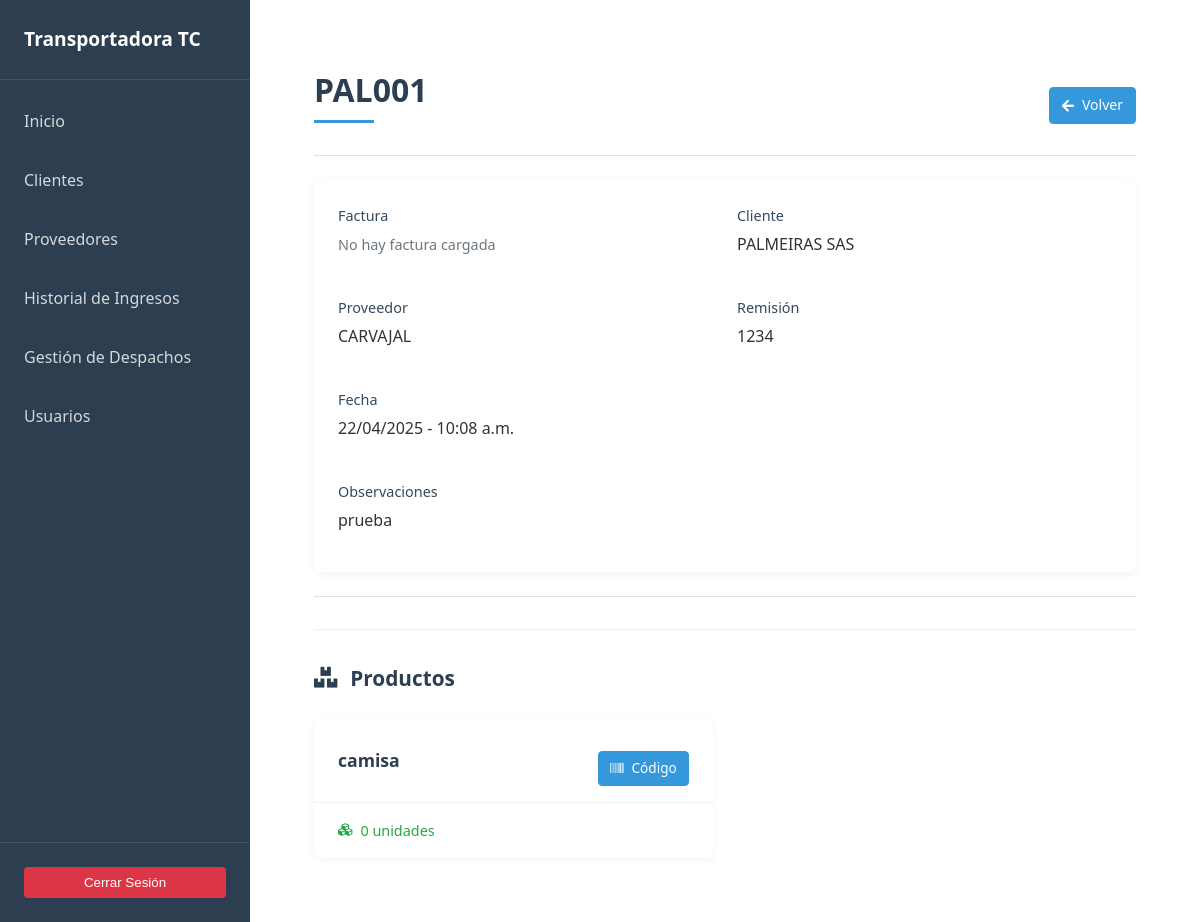
Page /cargas/detalle_carga/38/ (signed in) on the committed database.
### cargas/models.py (models this page shows, shortened)
class Carga(models.Model):
    nombre = models.CharField(max_length=20, unique=True)
    cliente = models.ForeignKey(Cliente, on_delete=models.CASCADE, related_name='cargas')
    proveedor = models.ForeignKey(Proveedor, on_delete=models.CASCADE, related_name='cargas')
    fecha = models.DateTimeField(auto_now_add=True)
    remision = models.CharField(unique=True, max_length=20)
    observaciones = models.TextField(blank=True, null=True)
    archivo_factura = models.FileField(upload_to='facturas/', blank=True, null=True)

class InventarioCarga(models.Model):
    carga = models.ForeignKey(Carga, on_delete=models.CASCADE, related_name='inventario')
    producto = models.ForeignKey(Producto, on_delete=models.CASCADE)
    cantidad = models.IntegerField()
    @property
    def cantidad_disponible(self):
        total_despachado = self.items_despacho.aggregate(
            total=Sum('cantidad')
        )['total'] or 0
        return max(0, self.cantidad - total_despachado)

class Producto(models.Model):
    nombre = models.CharField(max_length=100)
    descripcion = models.TextField(blank=True, null=True)
    fecha_creacion = models.DateTimeField(auto_now_add=True)

### clientes/models.py (models this page shows, shortened)
class Cliente(models.Model):
    nit = models.CharField(max_length=255, default="", unique=True, blank=False)
    nombre = models.CharField(max_length=255, blank=False)
    email = models.EmailField()
    telefono = models.CharField(max_length=15)
    ciudad = models.CharField(max_length=255)
    direccion = models.CharField(max_length=255)
    proveedores = models.ManyToManyField(Proveedor, related_name="clientes", blank=True)
    fecha_creacion = models.DateTimeField(auto_now_add=True)

### proveedores/models.py (models this page shows, shortened)
class Proveedor(models.Model):
    nit = models.CharField(default='',max_length=255, unique=True, blank=True, null=True)
    nombre = models.CharField(max_length=255)
    contacto = models.CharField(default='',max_length=255, null=True,blank=True)
    fecha_creacion = models.DateTimeField(auto_now_add=True)

### cargas/views.py (the view)
# urls.py: path('detalle_carga/<int:carga_id>/', views.detalle_carga, name='detalle_carga'),
@login_required
def detalle_carga(request, carga_id):
    carga = get_object_or_404(Carga, id=carga_id)
    inventario = carga.inventario.annotate(
        disponible=F('cantidad') - Coalesce(
            Sum('items_despacho__cantidad'),
            0
        )
    )
    return render(request, 'cargas/detalle_carga.html', {
        'carga': carga,
        'inventario': inventario
    })

### cargas/templates/cargas/detalle_carga.html (shortened to what this page needs)
{% extends 'base.html' %}
{% block content %}
<main class="main-content">
    <header class="content__header content__header--flex">
        <h1 class="content__title">{{ carga.nombre }}</h1>
        <div>
            <a href="{% url 'detalle_cliente' carga.cliente.nombre %}" class="btn btn--primary btn--icon">
                <i class="fas fa-arrow-left"></i> Volver
            </a>
        </div>
    </header>
    <hr class="divider">
    <section class="detail-section">
        <div class="detail-grid">
            <div class="detail-group">
                <h3 class="detail-label">Factura</h3>
                <div class="detail-value">
                    {% if carga.archivo_factura %}
                        <a href="{{ carga.archivo_factura.url }}"
                           target="_blank"
                           class="file-link">
                           <i class="fas fa-file-pdf"></i> Ver Factura
                        </a>
                        <span class="file-meta">({{ carga.archivo_factura.name|slice:"-10:" }})</span>
                    {% else %}
                        <span class="text-muted">No hay factura cargada</span>
                    {% endif %}
                </div>
            </div>
            <div class="detail-group">
                <h3 class="detail-label">Cliente</h3>
                <p class="detail-value">{{ carga.cliente.nombre }}</p>
            </div>
            <div class="detail-group">
                <h3 class="detail-label">Proveedor</h3>
                <p class="detail-value">{{ carga.proveedor.nombre }}</p>
            </div>
            <div class="detail-group">
                <h3 class="detail-label">Remisión</h3>
                <p class="detail-value">{{ carga.remision }}</p>
            </div>
            <div class="detail-group">
                <h3 class="detail-label">Fecha</h3>
                <p class="detail-value">{{ carga.fecha|date:"d/m/Y - P" }}</p>
            </div>
            <div class="detail-group detail-group--full">
                <h3 class="detail-label">Observaciones</h3>
                <p class="detail-value">{{ carga.observaciones|default:"-" }}</p>
            </div>
        </div>
    </section>
    <hr class="divider">
    <section class="products-section">
        <header class="section-header">
            <h2 class="section-title">
                <i class="fas fa-boxes"></i> Productos
            </h2>
        </header>
        {% if inventario %}
        <div class="product-grid">
            {% for item in inventario %}
                <article class="product-card">
                    <div class="product-card__header">
                        <h3 class="product-card__title">{{ item.producto.nombre }}</h3>
                        <a href="{% url 'generar_codigo_barras_producto' item.id %}"
                           class="btn btn--primary btn--sm btn--icon"
                           target="_blank"
                           onclick="window.open(this.href, '_blank', 'width=800,height=600'); return false;">
                           <i class="fas fa-barcode"></i> <span>Código</span>
                        </a>
                    </div>
                    <div class="product-card__body">
                        <div class="product-meta">
                            <span class="product-meta__quantity">
                                <i class="fas fa-cubes"></i> {{ item.cantidad_disponible }} unidades
                            </span>
                        </div>
                    </div>
                </article>
            {% endfor %}
        </div>
        {% else %}
        <div class="empty-state">
            <i class="empty-state__icon fas fa-box-open"></i>
            <p class="empty-state__message">No hay productos registrados en esta carga.</p>
        </div>
        {% endif %}
    </section>
</main>
{% endblock %}

### static/css/styles.css (style rules this page uses)
:root { --primary-color: #2c3e50; --secondary-color: #34495e; --accent-color: #3498db; --success-color: #28a745; --error-color: #dc3545; --warning-color: #ffc107; --info-color: #17a2b8; --text-color: #333; --light-color: #f8f9fa; --dark-color: #343a40; --sidebar-width: 250px; --transition-speed: 0.3s; }
* { margin: 0; padding: 0; box-sizing: border-box; }
body { font-family: 'Segoe UI', Tahoma, Geneva, Verdana, sans-serif; line-height: 1.6; color: var(--text-color); background-color: #f5f5f5; }
.main-content { padding: 2rem; max-width: 1400px; margin: 0 auto; }
.content__header { margin-bottom: 1.5rem; }
.content__title { font-size: 2rem; color: var(--primary-color); margin-bottom: 0.5rem; }
.text-muted { color: #6c757d; font-size: 0.9rem; }
.divider { border: 0; height: 1px; background-color: #e0e0e0; margin: 1.5rem 0; }
.btn { display: inline-flex; align-items: center; justify-content: center; padding: 0.375rem 0.75rem; border-radius: 4px; font-size: 0.875rem; font-weight: 500; cursor: pointer; transition: all 0.3s; text-decoration: none; gap: 0.3rem; }
.btn--primary { background-color: var(--accent-color); color: white; border: 1px solid var(--accent-color); }
.content__header--flex { display: flex; justify-content: space-between; align-items: center; flex-wrap: wrap; gap: 1rem; }
.btn--icon { display: inline-flex; align-items: center; gap: 0.5rem; margin-top: 1rem; }
.btn--sm { padding: 0.35rem 0.7rem; font-size: 0.85rem; }
.content__title { position: relative; padding-bottom: 0.5rem; }
.content__title::after { content: ''; position: absolute; bottom: 0; left: 0; width: 60px; height: 3px; background-color: var(--accent-color); }
.detail-section { background-color: white; border-radius: 8px; padding: 1.5rem; box-shadow: 0 2px 10px rgba(0, 0, 0, 0.05); }
.detail-grid { display: grid; grid-template-columns: repeat(auto-fill, minmax(250px, 1fr)); gap: 1.5rem; }
.detail-group { margin-bottom: 1rem; }
.detail-group--full { grid-column: 1 / -1; }
.detail-label { font-size: 0.9rem; font-weight: 500; color: var(--secondary-color); margin-bottom: 0.3rem; }
.detail-value { font-size: 1rem; color: var(--text-color); line-height: 1.5; }
.section-header { margin-bottom: 1.5rem; }
.section-title { font-size: 1.5rem; color: var(--primary-color); display: flex; align-items: center; gap: 0.8rem; }
.product-grid { display: grid; grid-template-columns: repeat(auto-fill, minmax(280px, 1fr)); gap: 1.5rem; }
.product-card { background: white; border-radius: 8px; box-shadow: 0 2px 10px rgba(0, 0, 0, 0.05); overflow: hidden; transition: transform 0.3s ease, box-shadow 0.3s ease; }
.product-card__header { display: flex; justify-content: space-between; align-items: center; padding: 1rem 1.5rem; border-bottom: 1px solid #f0f0f0; }
.product-card__title { font-size: 1.1rem; color: var(--primary-color); margin: 0; }
.product-card__body { padding: 1rem 1.5rem; }
.product-meta { display: flex; flex-direction: column; gap: 0.5rem; }
.product-meta__quantity, .product-meta__code { display: inline-flex; align-items: center; gap: 0.5rem; font-size: 0.9rem; }
.product-meta__quantity { color: var(--success-color); }
.section-title { font-size: 1.3rem; color: var(--primary-color); margin-bottom: 1.5rem; display: flex; align-items: center; gap: 0.8rem; }
.products-section { margin-top: 2rem; padding-top: 2rem; border-top: 1px solid #eee; }

### rows in the picture
Carga: nombre "PAL001", cliente.nombre "PALMEIRAS SAS", proveedor.nombre "CARVAJAL", remision "1234", fecha "22/04/2025 - 10:08 a.m.", observaciones "prueba"
InventarioCarga: producto.nombre "camisa", cantidad_disponible "0"
